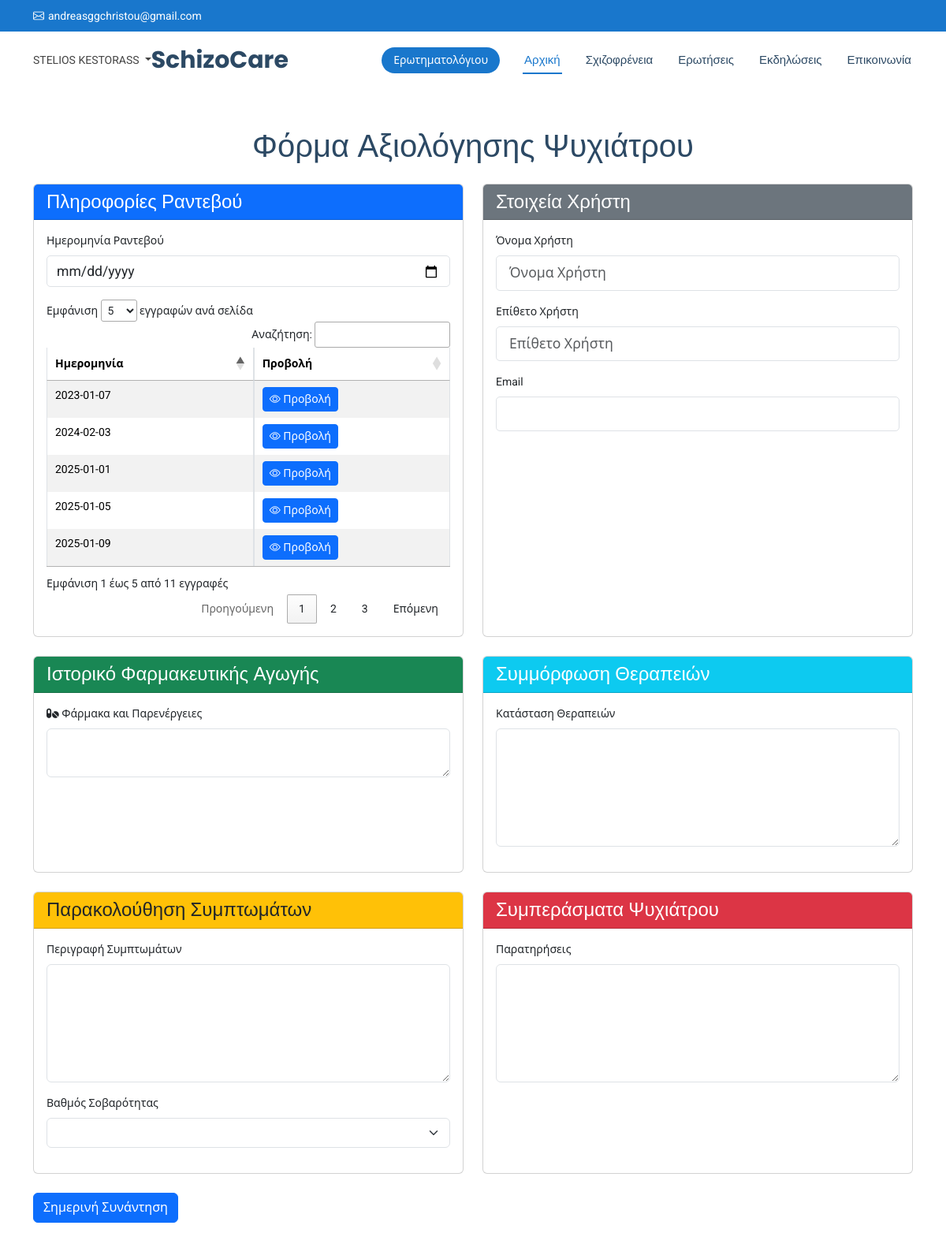
The app's page /dashboard/doctor/other_appointment.php?registration_number=1067998 (signed in) with its own data.
### tables this page shows
CREATE TABLE `users` (
  `user_id` int(11) NOT NULL,
  `role_id` int(11) NOT NULL,
  `name` varchar(255) NOT NULL,
  `surname` varchar(255) NOT NULL,
  `email` varchar(255) NOT NULL,
  `password` varchar(255) NOT NULL,
  `date_of_birth` date NOT NULL,
  `nationality` varchar(255) NOT NULL,
  `phone` int(11) NOT NULL,
  `resetCode` int(6) NOT NULL,
  `registration_number` int(11) NOT NULL,
  `gender` varchar(23) NOT NULL,
  `creation_date` date NOT NULL DEFAULT current_timestamp()
);

CREATE TABLE `appointment_details` (
  `id` int(11) NOT NULL,
  `appointmentDate` date NOT NULL,
  `name` varchar(255) NOT NULL,
  `clientEmail` varchar(255) NOT NULL,
  `medications` varchar(255) NOT NULL,
  `therapy_compliance` varchar(255) NOT NULL,
  `symptoms` varchar(255) NOT NULL,
  `symptom_severity` varchar(255) NOT NULL,
  `psychiatrist_notes` varchar(255) NOT NULL,
  `doctor_id` int(11) NOT NULL
);

### dashboard/doctor/other_appointment.php (the view, shortened to what this page needs)
<?php
include '../../config/config.php';
if (isset($_SESSION['user'])) {
    if (isset($_GET['registration_number'])) {
        $user_id = $_GET['registration_number'];
    	$sql = "SELECT * FROM users WHERE registration_number = ?";
    	$stmt = $conn->prepare($sql);
    	$stmt->bind_param("i", $user_id);
    	$stmt->execute();
    	$result = $stmt->get_result();
    	if ($result->num_rows > 0) {
    		while ($row = $result->fetch_assoc()) {
    			$email = $row['email'];
    		}
    	}
    }
}
?>
<!DOCTYPE html>
<html lang="en">
<head>
<link rel="stylesheet" href="https://cdn.datatables.net/1.13.6/css/jquery.dataTables.min.css">
</head>
<body class="index-page">
  <?php include "header.php"?>
  <div class="container mt-5">
    <h1 class="text-center mb-4">Φόρμα Αξιολόγησης Ψυχιάτρου<?php $user_id?></h1>
    <form action="form_appointment.php" method="POST" class="needs-validation" novalidate>
    <div class="row g-4 mb-4">
        <div class="col-md-6">
            <div class="card h-100">
                <div class="card-header bg-primary text-white">
                    <h4 class="card-title mb-0">Πληροφορίες Ραντεβού</h4>
                </div>
                <div class="card-body">
                    <div class="mb-3">
                        <label for="appointmentDate" class="form-label">Ημερομηνία Ραντεβού</label>
                        <input type="date" class="form-control" id="appointmentDate" name="appointmentDate" value=<?php echo $date?> required>
                    </div>
                    <table id="questionsTable" class="table table-bordered table-striped">
                        <thead>
                            <tr>
                                <th>Ημερομηνία</th>
                                <th>Προβολή</th>
                            </tr>
                        </thead>
                        <tbody>
                            <?php
                            $sql1 = "
                                SELECT
                                    u.registration_number,
                                    u.email,
                                    a.clientEmail,
                                    a.appointmentDate
                                FROM
                                    users u
                                JOIN
                                    appointment_details a
                                ON
                                    u.email = a.clientEmail
                                WHERE u.email = ?
                                ORDER BY a.appointmentDate DESC;
                            ";
                            $stmt = $conn->prepare($sql1);
                            $stmt->bind_param('s', $email);
                            $stmt->execute();
                            $result = $stmt->get_result();
                            if ($result->num_rows > 0) {
                                while ($row = $result->fetch_assoc()) {
                                    echo "<tr>";
                                    echo "<td>" . htmlspecialchars($row['appointmentDate']) . "</td>";
                                    echo "<td>
                                        <button class='btn btn-primary btn-sm' data-bs-toggle='modal' data-bs-target='#viewModal'
                                            data-id='" . htmlspecialchars($row['registration_number']) . "'
                                            data-date='" . htmlspecialchars($row['appointmentDate']) . "'>
                                            <i class='bi bi-eye'></i> Προβολή
                                        </button>
                                    </td>";
                                    echo "</tr>";
                                }
                            } else {
                                echo "<tr><td colspan='2'>Δεν βρέθηκαν τα προηγούμενα ραντεβού.</td></tr>";
                            }
                            ?>
                        </tbody>
                    </table>
                </div>
            </div>
        </div>
</form>
            <div class="col-md-6">
                <div class="card h-100">
                    <div class="card-header bg-secondary text-white">
                        <h4 class="card-title mb-0">Στοιχεία Χρήστη</h4>
                    </div>
                    <div class="card-body">
                    <div class="mb-3">
                        <label for="userName" class="form-label">Όνομα Χρήστη</label>
                        <input type="text" class="form-control form-control-lg" id="name" name="name" placeholder="Όνομα Χρήστη" value="<?php echo $appointment['name']?>" readonly>
                    </div>
                    <div class="mb-3">
                        <label for="userName" class="form-label">Επίθετο Χρήστη</label>
                        <input type="text" class="form-control form-control-lg" id="surname" name="surname" placeholder="Επίθετο Χρήστη" value="<?php echo $appointment['surname']?>" readonly>
                    </div>
                    <div class="mb-3">
                        <label for="email" class="form-label">Email</label>
                        <input type="email" class="form-control form-control-lg" id="clientEmail" name="clientEmail" value="<?php echo $appointment['email']?>" readonly>
                    </div>
                    </div>
                </div>
            </div>
        </div>
        <div class="row g-4 mb-4">
            <div class="col-md-6">
                <div class="card h-100">
                    <div class="card-header bg-success text-white">
                        <h4 class="card-title mb-0">Ιστορικό Φαρμακευτικής Αγωγής</h4>
                    </div>
                    <div class="card-body">
                        <div class="mb-3">
                            <label for="medications" class="form-label">
                                <i class="fas fa-pills"></i> Φάρμακα και Παρενέργειες
                            </label>
                            <textarea class='form-control' id='medications' readonly><?php echo  $appointment['medications']?></textarea>
                        </div>
                    </div>
                </div>
            </div>
            <div class="col-md-6">
                <div class="card h-100">
                    <div class="card-header bg-info text-white">
                        <h4 class="card-title mb-0">Συμμόρφωση Θεραπειών</h4>
                    </div>
                    <div class="card-body">
                        <div class="mb-3">
                            <label for="therapyCompliance" class="form-label">Κατάσταση Θεραπειών</label>
                            <textarea class="form-control" id="therapyCompliance" name="therapyCompliance" rows="5" style="min-height: 150px;" readonly></textarea>
                        </div>
                    </div>
                </div>
            </div>
        </div>
        <div class="row g-4 mb-4">
            <div class="col-md-6">
                <div class="card h-100">
                    <div class="card-header bg-warning text-dark">
                        <h4 class="card-title mb-0">Παρακολούθηση Συμπτωμάτων</h4>
                    </div>
                    <div class="card-body">
                        <div class="mb-3">
                            <label for="symptoms" class="form-label">Περιγραφή Συμπτωμάτων</label>
                            <textarea class="form-control" id="symptoms" name="symptoms" rows="5" style="min-height: 150px;" readonly><?php echo  $appointment['symptoms']?></textarea>
                        </div>
                        <div class="mb-3">
                            <label for="symptomSeverity" class="form-label">Βαθμός Σοβαρότητας</label>
                            <input class="form-select" id="symptomSeverity" name="symptomSeverity" value="<?php echo  $appointment['symptom_severity']?>" readonly>
                        </div>
                    </div>
                </div>
            </div>
            <div class="col-md-6">
                <div class="card h-100">
                    <div class="card-header bg-danger text-white">
                        <h4 class="card-title mb-0">Συμπεράσματα Ψυχιάτρου</h4>
                    </div>
                    <div class="card-body">
                        <div class="mb-3">
                            <label for="psychiatristNotes" class="form-label">Παρατηρήσεις</label>
                            <textarea class="form-control" id="psychiatristNotes" name="psychiatristNotes" rows="5" style="min-height: 150px;" readonly><?php echo  $appointment['psychiatrist_notes']?></textarea>
                        </div>
                    </div>
                </div>
            </div>
        </div>
<div class="d-flex justify-content-between mb-5">
    <button type="button" class="btn btn-primary"
            onclick="redirectToCurrentAppointment(<?php echo $user_id; ?>)">
        Σημερινή Συνάντηση
    </button>
</div>

### assets/css/main.css (style rules this page uses)
:root { --default-font: "Roboto", system-ui, -apple-system, "Segoe UI", Roboto, "Helvetica Neue", Arial, "Noto Sans", "Liberation Sans", sans-serif, "Apple Color Emoji", "Segoe UI Emoji", "Segoe UI Symbol", "Noto Color Emoji"; --heading-font: "Poppins", sans-serif; --nav-font: "Raleway", sans-serif; }
:root { --background-color: #ffffff; --default-color: #444444; --heading-color: #2c4964; --accent-color: #1977cc; --surface-color: #ffffff; --contrast-color: #ffffff; }
:root { --nav-color: #2c4964; --nav-hover-color: #1977cc; --nav-mobile-background-color: #ffffff; --nav-dropdown-background-color: #ffffff; --nav-dropdown-color: #2c4964; --nav-dropdown-hover-color: #1977cc; }
:root { scroll-behavior: smooth; }
body { color: var(--default-color); background-color: var(--background-color); font-family: var(--default-font); }
h1, h2, h3, h4, h5, h6 { color: var(--heading-color); font-family: var(--heading-font); }

### dashboard/doctor/other_appointment.php (style rules this page uses)
input.form-control { height: 40px; font-size: 1.1rem; border-radius: 5px; }

### dashboard/doctor/header.php (style rules this page uses)
body { font-size: 14px; }

### records on screen
users: appointment_details.appointmentDate "2025-01-09", appointment_details.appointmentDate "2025-01-05", appointment_details.appointmentDate "2025-01-01", appointment_details.appointmentDate "2024-02-03", appointment_details.appointmentDate "2023-01-07"

### other values on screen
$user_name "STELIOS KESTORASS"
